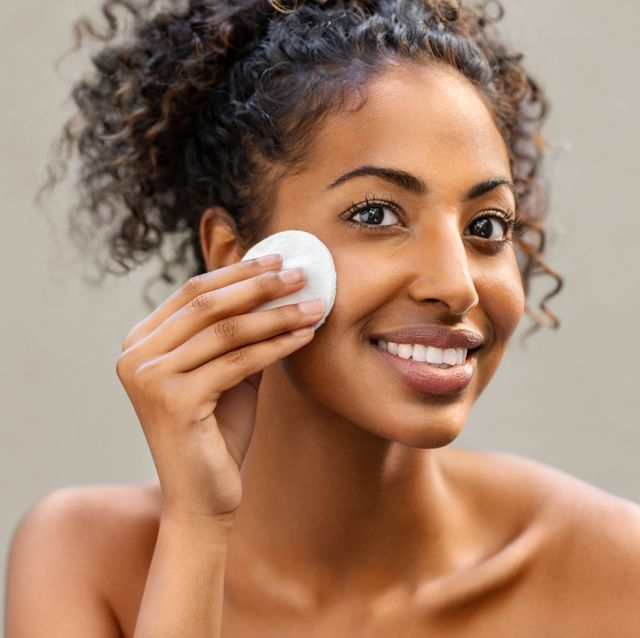
#> input picture gg.jpg, 640 x 638 px
$ jupyter execute --allow-errors 61_CV_Assignment3.ipynb
#> lines starting #> are read from the running program, lines starting #| are printed output that depends on the picture; after the words box and inside, x2 and y2 are one past the last pixel; in counts of white or black regions, pixels touching at a corner belong together
**Importing Libraries**

## Cartoon filter

[cell 1]
import cv2
from google.colab.patches import cv2_imshow

from google.colab import files
uploaded = files.upload()
#> the answer given: gg.jpg
img = cv2.imread('gg.jpg')
#> img is the input picture: shape (638, 640, 3); mean B, G, R 108.3, 130.8, 165.8

[cell 2]
edges1 = cv2.bitwise_not(cv2.Canny(img, 100, 200)) # for thin edges and inverting the mask obatined
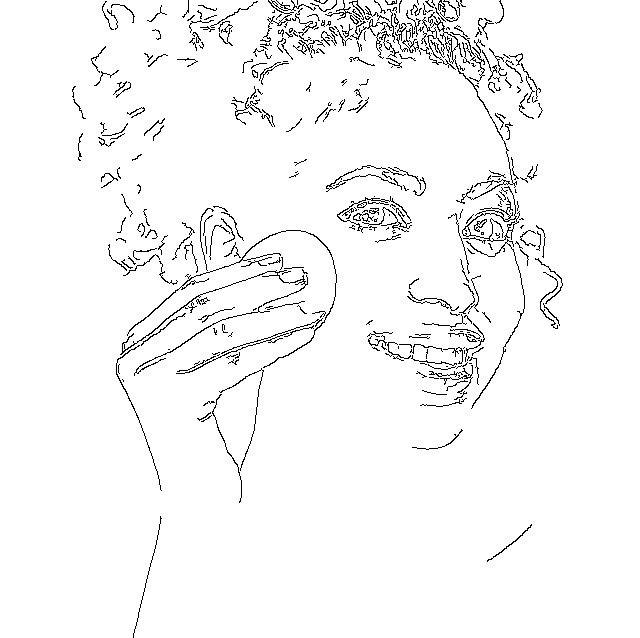
#> edges1: shape (638, 640); 96.6% white; black in thin lines or dots, all inside (x1, y1, x2, y2) = (72, 0, 563, 638)
gray = cv2.cvtColor(img, cv2.COLOR_BGR2GRAY)
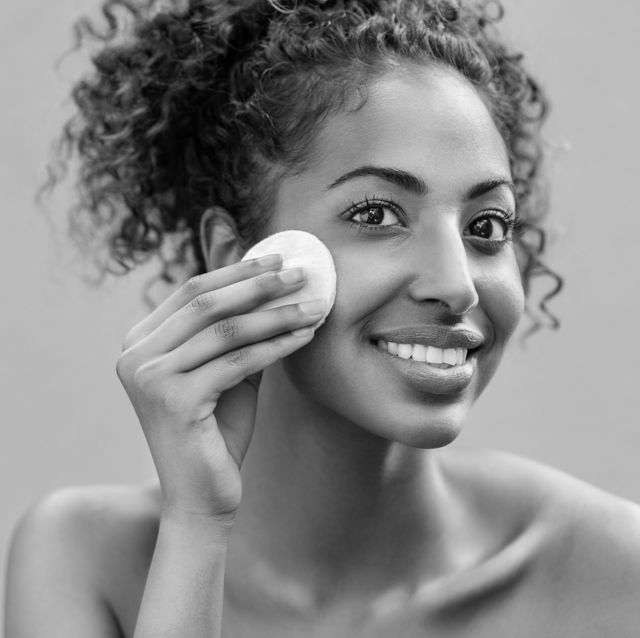
#> gray: shape (638, 640); min 0, max 254, mean 138.6
gray = cv2.medianBlur(gray, 5) # applying median blur with kernel size of 5
edges2 = cv2.adaptiveThreshold(gray, 255, cv2.ADAPTIVE_THRESH_MEAN_C, cv2.THRESH_BINARY, 7, 7) # thick edges
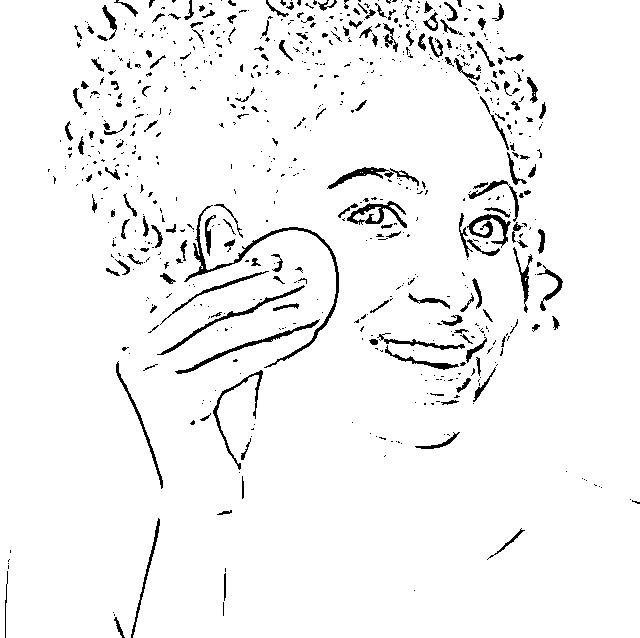
#> edges2: shape (638, 640); 95.6% white; 707 black regions (530 under 20 px), largest, box (x1, y1, x2, y2) and area: (184, 205, 339, 368) 1278, (175, 319, 320, 374) 562, (157, 285, 305, 355) 548
dst = cv2.edgePreservingFilter(img, flags=2, sigma_s=64, sigma_r=0.25) # you can also use bilateral filter but that is slow
# flag = 1 for RECURS_FILTER (Recursive Filtering) and 2 for  NORMCONV_FILTER (Normalized Convolution). NORMCONV_FILTER produces sharpening of the edges but is slower.
# sigma_s controls the size of the neighborhood. Range 1 - 200
# sigma_r controls the how dissimilar colors within the neighborhood will be averaged. A larger sigma_r results in large regions of constant color. Range 0 - 1
cartoon1 = cv2.bitwise_and(dst, dst, mask=edges1) # adding thin edges to smoothened image
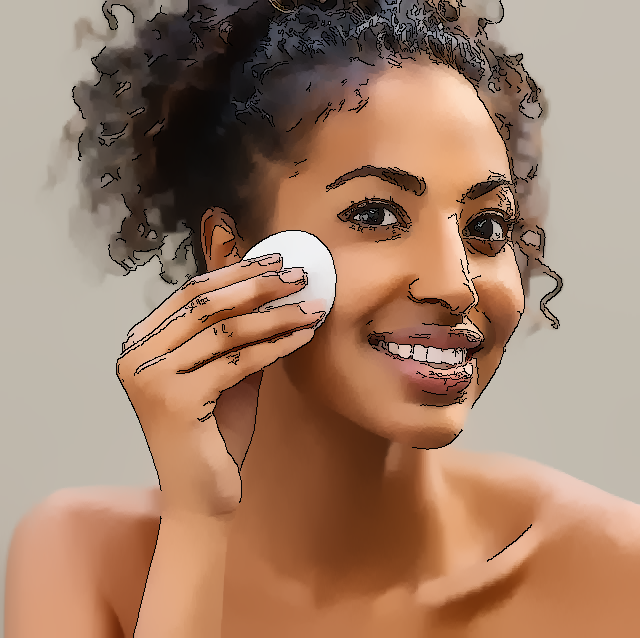
#> cartoon1: shape (638, 640, 3); mean B, G, R 105.5, 127.5, 161.4
cartoon2 = cv2.bitwise_and(dst, dst, mask=edges2) # adding thick edges to smoothened image
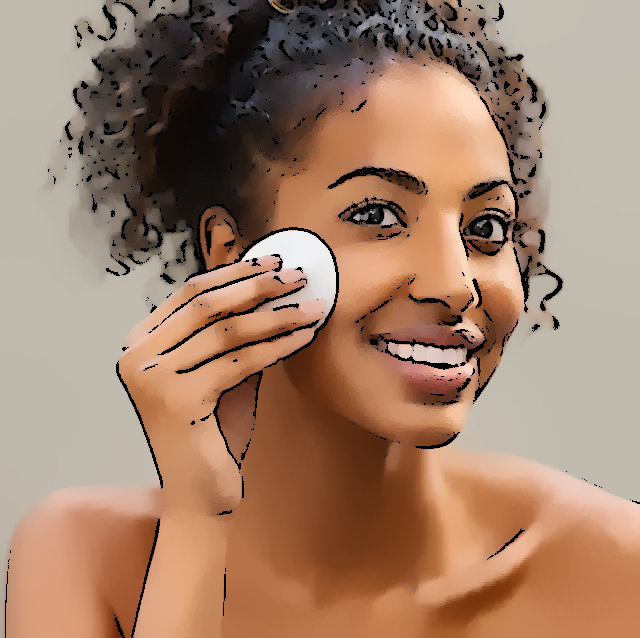
#> cartoon2: shape (638, 640, 3); mean B, G, R 105.8, 127.6, 161.1

cv2_imshow(img)
cv2_imshow(cartoon1)
cv2_imshow(cartoon2)
cv2.waitKey(0)
cv2.destroyAllWindows()

## Pencil Sketch filter

[cell 3]
# [4 lines of commented-out code are left out]

[cell 4]
dst_gray, dst_color = cv2.pencilSketch(img, sigma_s=60, sigma_r=0.07, shade_factor=0.05) # inbuilt function to generate pencil sketch in both color and grayscale
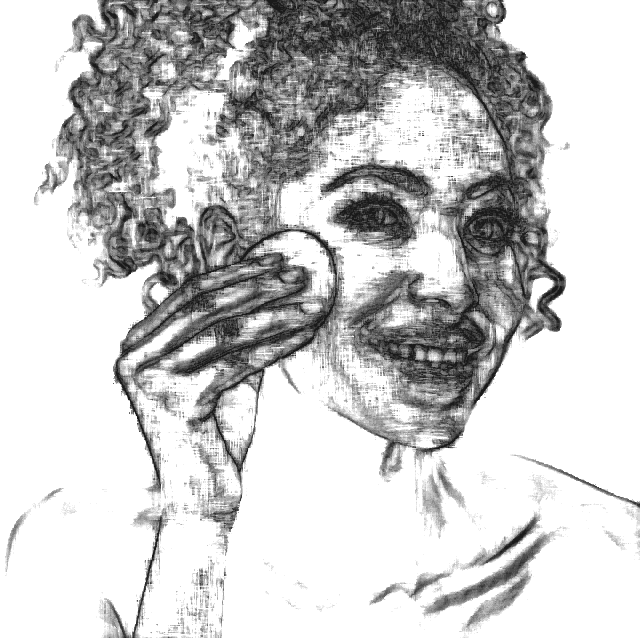
#> dst_gray: shape (638, 640); min 26, max 255, mean 200.7
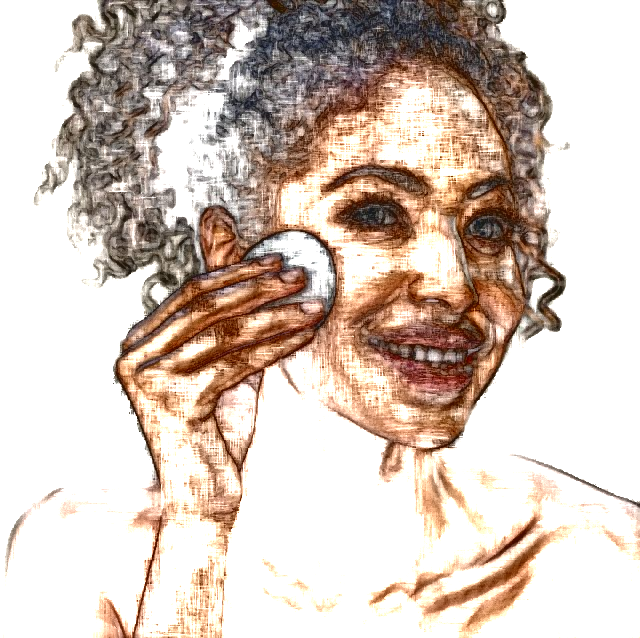
#> dst_color: shape (638, 640, 3); mean B, G, R 186.5, 196.7, 212
# sigma_s controls the size of the neighborhood. Range 1 - 200
# sigma_r controls the how dissimilar colors within the neighborhood will be averaged. A larger sigma_r results in large regions of constant color. Range 0 - 1
# shade_factor is a simple scaling of the output image intensity. The higher the value, the brighter is the result. Range 0 - 0.1
cv2_imshow( img)
cv2_imshow(dst_gray)
cv2_imshow( dst_color)
cv2.waitKey(0)
cv2.destroyAllWindows()

### Hough Transform For Circles

[cell 5]
import cv2
import numpy as np

from google.colab import files
uploaded = files.upload()
#> the answer given: gg.jpg
